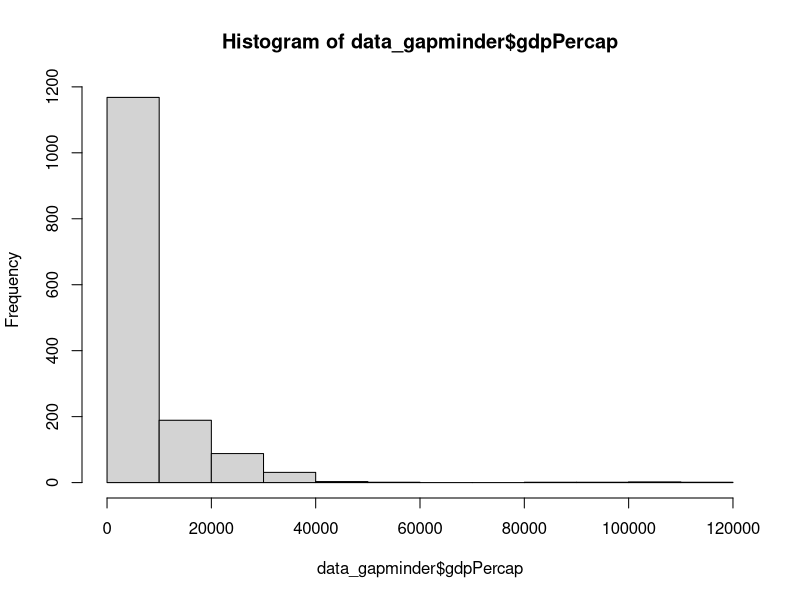
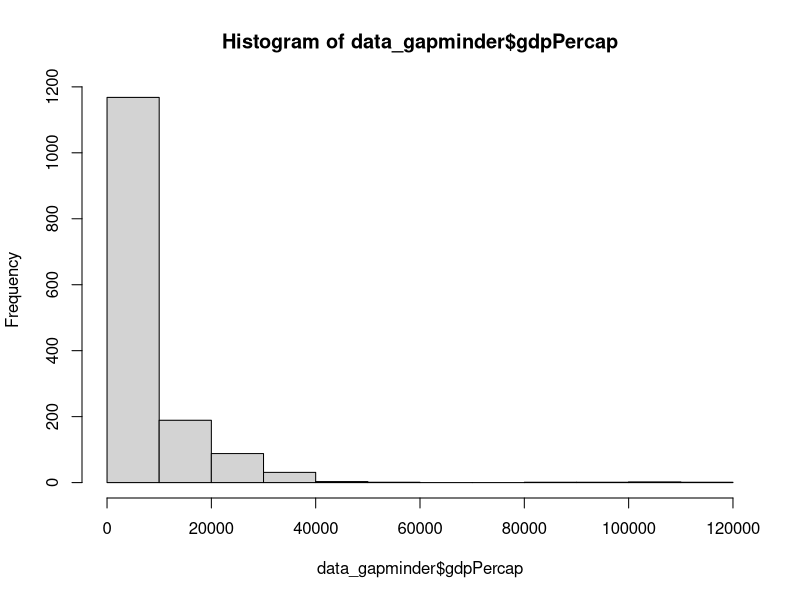
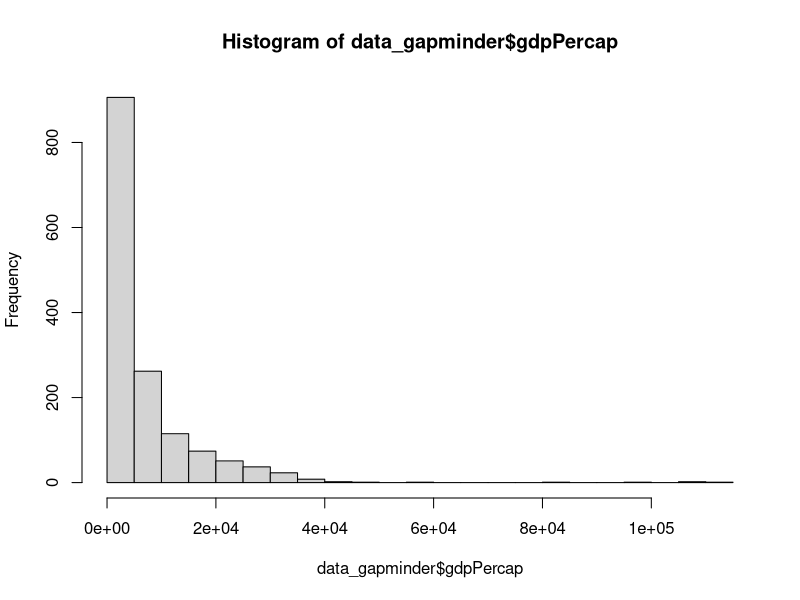
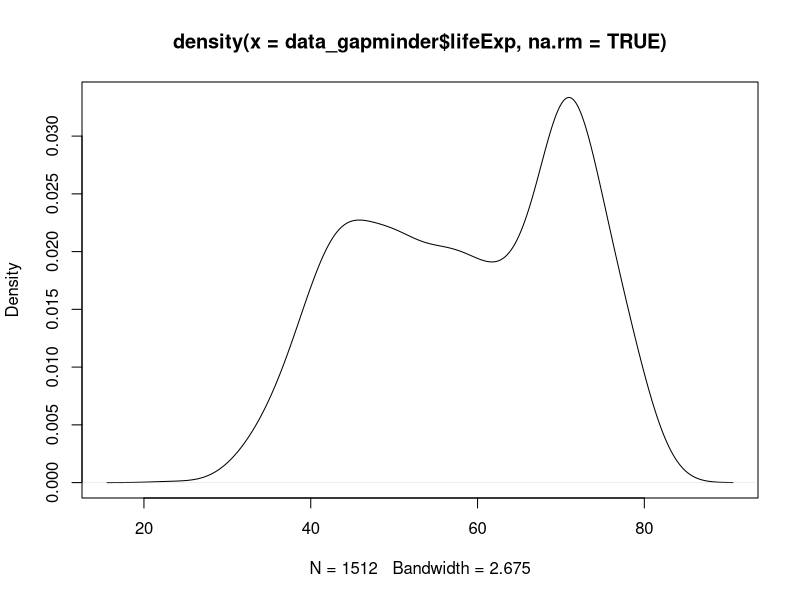
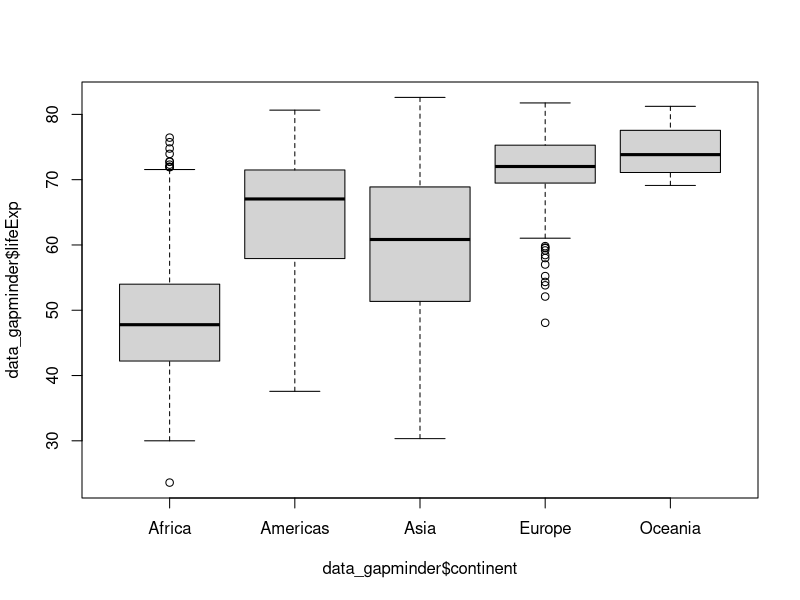
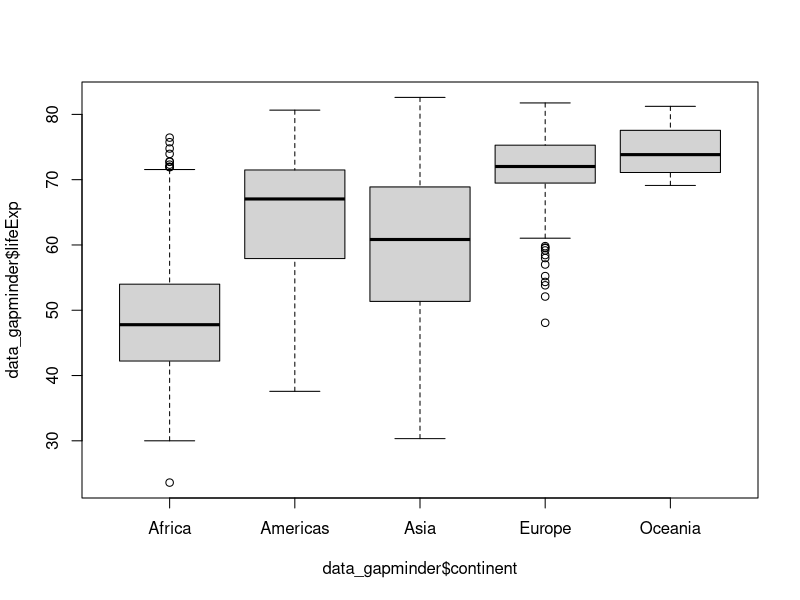
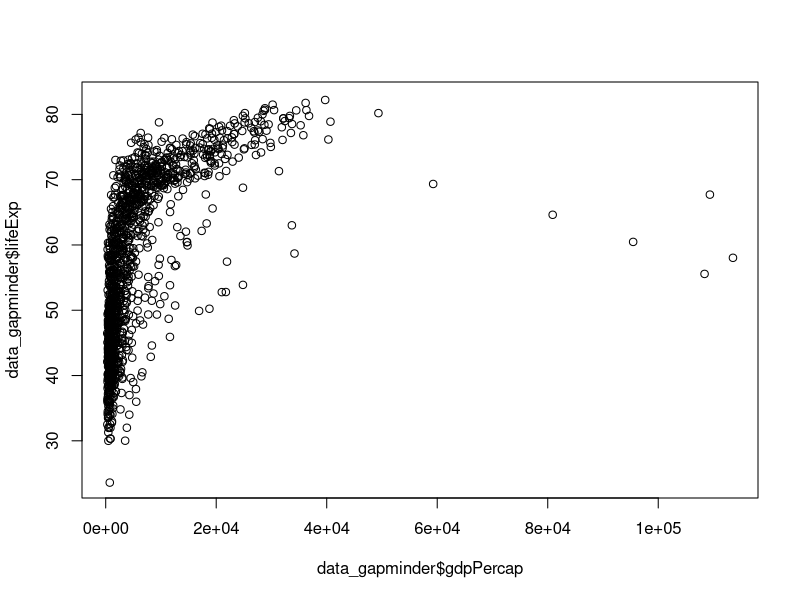
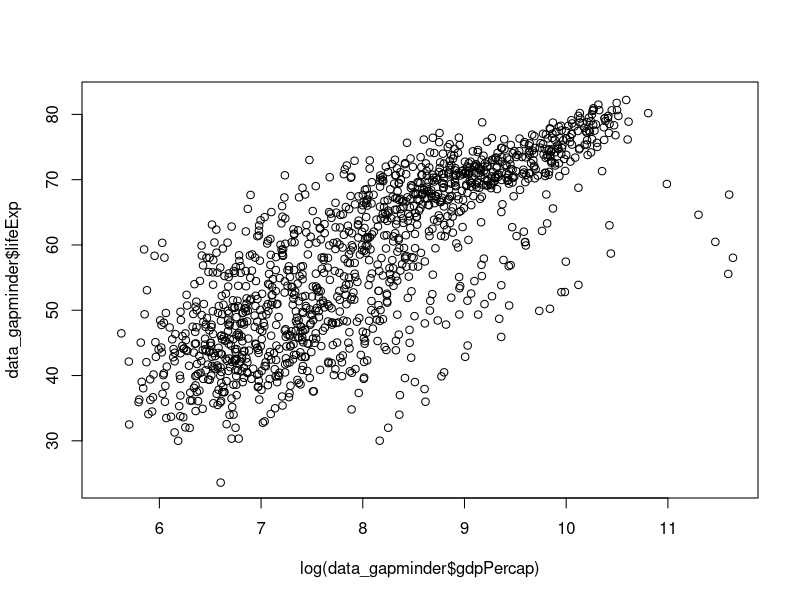

R code for these plots, in order:
## ---- chunk 1
knitr::opts_chunk$set(echo = TRUE,
                      eval = TRUE)
## ---- chunk 2
na_values <- c("NA", "NULL", "", " ")
data_gapminder <- read.csv(file.path("..", "..", "data", "gapminder_nas.csv"), na.strings = na_values)
# is.na()
## ---- chunk 3
# get colnames
colnames(data_gapminder)

# generate logical vector
missing_pop <- is.na(data_gapminder$pop)
typeof(missing_pop)
head(missing_pop)
## ---- chunk 4
sum(missing_pop)

sum(is.na(data_gapminder$pop))
## ---- chunk 5
complete_gapminder <- complete.cases(data_gapminder)
typeof(complete_gapminder)
## ---- chunk 6
sum(complete_gapminder)
## ---- chunk 7
# first few index numbers of comlpete cases
head(which(complete_gapminder))
## ---- chunk 8
unique(data_gapminder$continent)
## ---- chunk 9
# on a vector
head(duplicated(data_gapminder$continent))

# there are 5 unique continents and 1699 duplicates
sum(duplicated(data_gapminder$continent))

# on a data frame
head(duplicated(data_gapminder))

# there are no duplicate values
sum(duplicated(data_gapminder))
## ---- chunk 10
length(data_gapminder$country)
length(data_gapminder) # will return ncol, but that's confusing
## ---- chunk 11
ncol(data_gapminder)
nrow(data_gapminder)
## ---- chunk 12
range(data_gapminder$year, na.rm = TRUE)
## ---- chunk 13
min(data_gapminder$year, na.rm = TRUE)
max(data_gapminder$year, na.rm = TRUE)
## ---- chunk 14
mean(data_gapminder$lifeExp, na.rm = TRUE)
median(data_gapminder$gdpPercap, na.rm = TRUE)
## ---- chunk 15
var(data_gapminder$lifeExp, na.rm = TRUE)
sd(data_gapminder$lifeExp, na.rm = TRUE)
## ---- chunk 16
quantile(data_gapminder$gdpPercap, na.rm = TRUE)
## ---- chunk 17
summary(data_gapminder$gdpPercap)
summary(data_gapminder)
## ---- chunk 18
data_gapminder[1:3] <- lapply(data_gapminder[1:3], function(x) as.factor(x))
## ---- chunk 19
# summary with the first three columns classed as categorical data
summary(data_gapminder)
## ---- chunk 20
hist(data_gapminder$gdpPercap)
## ---- chunk 21
hist(data_gapminder$gdpPercap)
# increase number of buckers
hist(data_gapminder$gdpPercap, breaks = 30)
## ---- chunk 22
dens <- density(data_gapminder$lifeExp, na.rm = TRUE)
plot(dens)
## ---- chunk 23
boxplot(data_gapminder$lifeExp ~ data_gapminder$continent)
## ---- chunk 24
boxplot(data_gapminder$lifeExp ~ data_gapminder$continent)
## ---- chunk 25
plot(x = data_gapminder$gdpPercap, y = data_gapminder$lifeExp)
## ---- chunk 26
# log transform gdp per capita
plot(x = log(data_gapminder$gdpPercap), y = data_gapminder$lifeExp)
